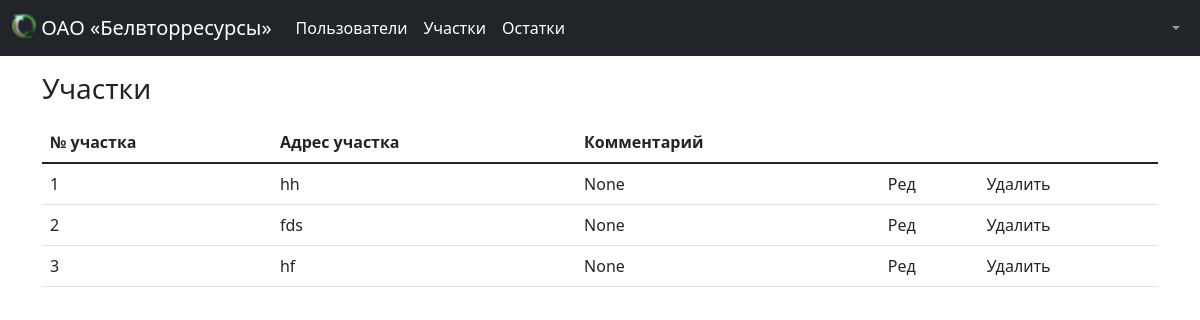
The app's page /bvr/sectors (signed in) with its own data.
### bvr/models.py (models this page shows, shortened)
class ProcurementSector(models.Model):
    sector_number = models.CharField(max_length=50, verbose_name="Sector Number")
    sector_address = models.TextField(verbose_name="Sector address", blank=True, null=True)
    comments = models.TextField(verbose_name="Comments", blank=True, null=True)
    class Meta:
        verbose_name = 'Участок заготовки'
        verbose_name_plural = 'Участки заготовки'
        ordering = ("sector_number",)

### bvr/views.py (the view)
# urls.py: path('sectors', views.sector_list, name='sectors'),
@login_required
def sector_list(request):
    sectors_list = ProcurementSector.objects.all()
    return render(request, 'bvr/sectors/sectors_list.html', {'sectors_list': sectors_list})

### bvr/templates/bvr/sectors/sectors_list.html (shortened to what this page needs)
{% extends 'base.html' %}
{% load widget_tweaks %}
{% load static %}
{% block content %}
    <div class="container">
        {% if request.user.is_superuser %}
            <h3 class="my-3">Участки</h3>
            <table class="table">
                <thead>
                <tr>
                    <th scope="col">№ участка</th>
                    <th scope="col">Адрес участка</th>
                    <th scope="col">Комментарий</th>
                    <th scope="col"></th>
                    <th scope="col"></th>
                </tr>
                </thead>
                <tbody>
                {% for sector in sectors_list %}
                    <tr>
                        <td>{{ sector.sector_number }}</td>
                        <td>{{ sector.sector_address }}</td>
                        <td>{{ sector.comments }}</td>
                        <td>Ред</td>
                        <td>Удалить</td>
                    </tr>
                {% endfor %}
                </tbody>
            </table>
        {% else %}
            У Вас недостаточно прав для просмотра этой страницы
        {% endif %}
    </div>
{% endblock %}

### records on screen
ProcurementSector: sector_number "1", sector_address "hh", comments "None"
ProcurementSector: sector_number "2", sector_address "fds", comments "None"
ProcurementSector: sector_number "3", sector_address "hf", comments "None"
